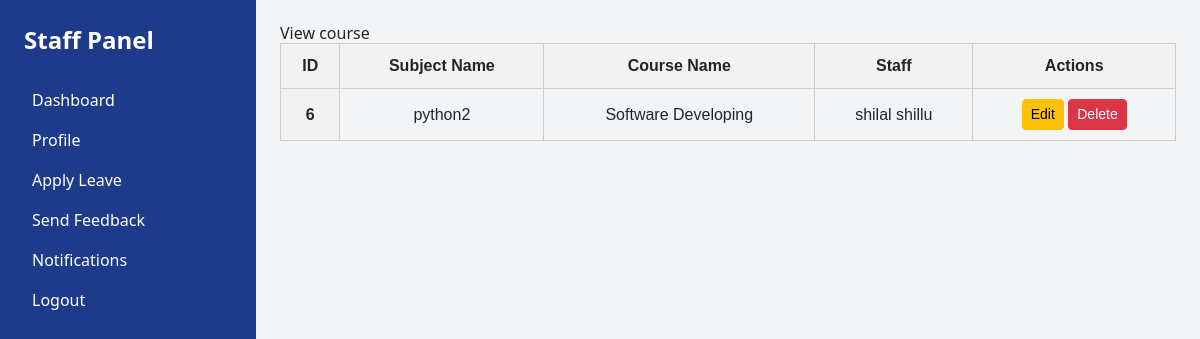
Screenshot of /view_subject/ with the database file from the repository.
### app/models.py (models this page shows, shortened)
class Subject(models.Model):
   name = models.CharField(max_length=100)
   course = models.ForeignKey(Course,on_delete=models.CASCADE)
   staff = models.ForeignKey(Staff,on_delete=models.CASCADE)

class Course(models.Model):
   name = models.CharField(max_length=100)
   created_at = models.DateTimeField(auto_now_add=True)
   updated_at = models.DateTimeField(auto_now=True)

class Staff(models.Model):
    admin = models.OneToOneField(CustomUser,on_delete=models.CASCADE)
    address = models.TextField(max_length=100)
    gender = models.CharField(max_length=100)

class CustomUser(AbstractUser):
    USER = (
        (1, 'HOD'),
        (2, 'STAFF')
    )
    user_type = models.CharField(choices=USER, max_length=50, default=1)
    profile_pic = models.ImageField(upload_to='media/profile_pic')

### app/views.py (the view)
# urls.py: path('view_subject/', views.view_subject, name='view_subject'),
def view_subject(request):
    subject = Subject.objects.all()
    return render(request,'view_subject.html',{'subject':subject})

### templates/view_subject.html (shortened to what this page needs)
{% extends 'dashboard.html' %}
{% block content %}
<h2>View course</h2>
<table>
  <thead>
    <tr>
      <th>ID</th>
      <th>Subject Name</th>
      <th>Course Name</th>
      <th>Staff</th>
      <th>Actions</th>
    </tr>
  </thead>
  <tbody>
    {% for i in subject %}
   <tr>
       <th scope="row">{{ i.id }}</th>
       <td>{{ i.name }}</td>
       <td>{{ i.course.name }}</td>
       <td>{{ i.staff.admin.first_name}}&nbsp;{{i.staff.admin.last_name}}</td>
       <td>
           <a href="{% url 'edit_subject' i.id %}" class="btn btn-warning btn-sm">Edit</a>
           <a href="{% url 'delete_subject' i.id %}" class="btn btn-danger btn-sm">Delete</a>
       </td>
    </tr>
        {% endfor %}
  </tbody>
</table>
{% endblock %}

### templates/view_subject.html (style rules this page uses)
table { width: 100%; border-collapse: collapse; font-family: Arial, sans-serif; }
th, td { border: 1px solid #ccc; padding: 10px; text-align: center; }
th { background-color: #f2f2f2; }

### rows the page displays
Subject: id "6", name "python2", course.name "Software Developing", staff.admin.first_name "shilal", staff.admin.last_name "shillu"
